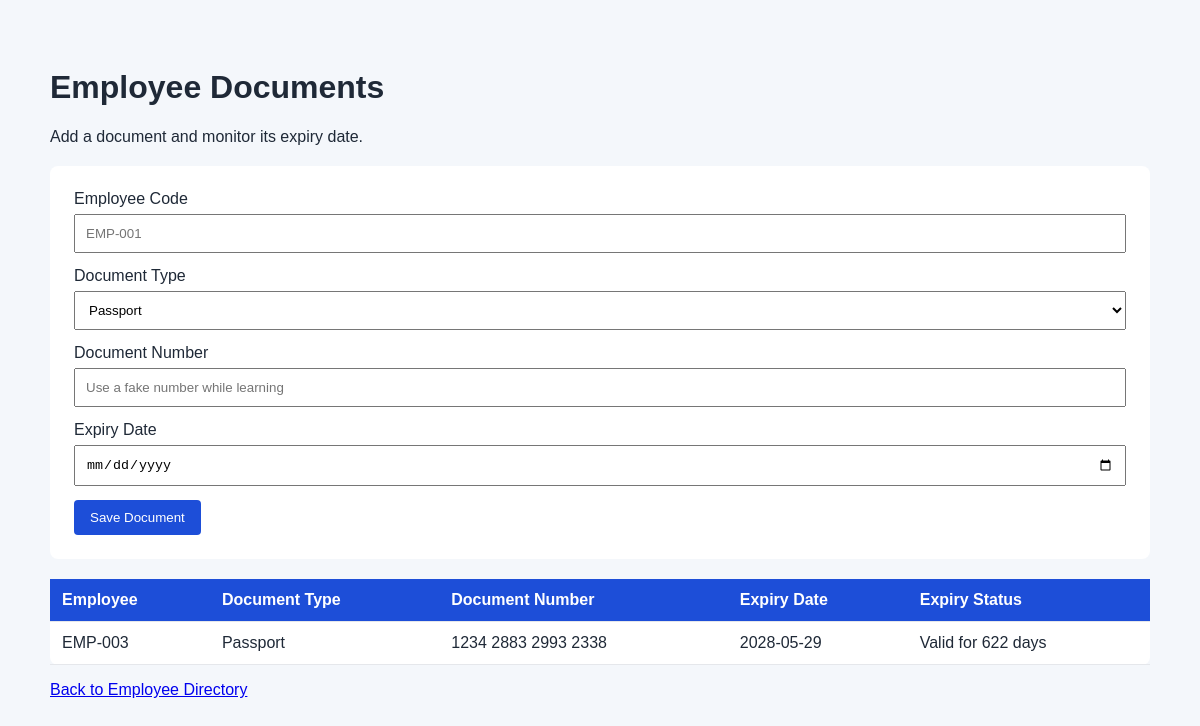
Screenshot of /documents with the database file from the repository.
### main.py (models this page shows)
class EmployeeDocumentDatabase(Base):
    __tablename__ = "employee_documents"
    id = Column(Integer, primary_key=True)
    employee_code = Column(String, nullable=False)
    document_type = Column(String, nullable=False)
    document_number = Column(String, nullable=False)
    expiry_date = Column(Date, nullable=False)

### main.py (the view)
@app.get("/documents", response_class=HTMLResponse)
def documents_page(request: Request):
    database = SessionLocal()
    documents = database.query(EmployeeDocumentDatabase).order_by(
        EmployeeDocumentDatabase.expiry_date
    ).all()
    today = date.today()
    for document in documents:
        document.days_remaining = (document.expiry_date - today).days
    database.close()
    return templates.TemplateResponse(
        request=request,
        name="documents.html",
        context={"documents": documents}
    )

### templates/documents.html (shortened to what this page needs)
<!DOCTYPE html>
<html>
<head>
</head>
<body>
    <div class="container">
        <h1>Employee Documents</h1>
        <p>Add a document and monitor its expiry date.</p>
        <form action="/documents" method="post">
            <label>Employee Code</label>
            <input name="employee_code" placeholder="EMP-001" required>
            <label>Document Type</label>
            <select name="document_type" required>
                <option value="Passport">Passport</option>
            </select>
            <label>Document Number</label>
            <input name="document_number" placeholder="Use a fake number while learning" required>
            <label>Expiry Date</label>
            <input name="expiry_date" type="date" required>
            <button type="submit">Save Document</button>
        </form>
        <table>
            <tr>
                <th>Employee</th>
                <th>Document Type</th>
                <th>Document Number</th>
                <th>Expiry Date</th>
                <th>Expiry Status</th>
            </tr>
            {% for document in documents %}
            <tr>
                <td>{{ document.employee_code }}</td>
                <td>{{ document.document_type }}</td>
                <td>{{ document.document_number }}</td>
                <td>{{ document.expiry_date }}</td>
                <td>
                    {% if document.days_remaining < 0 %}
                    <span class="urgent">Expired</span>
                    {% elif document.days_remaining <= 30 %}
                    <span class="urgent">Expires in {{ document.days_remaining }} days</span>
                    {% elif document.days_remaining <= 90 %}
                    <span class="warning">Expires in {{ document.days_remaining }} days</span>
                    {% else %}
                    Valid for {{ document.days_remaining }} days
                    {% endif %}
                </td>
            </tr>
            {% endfor %}
        </table>
        <p><a href="/">Back to Employee Directory</a></p>
    </div>
</body>
</html>

### templates/documents.html (style rules this page uses)
body { font-family: Arial, sans-serif; background: #f4f7fb; padding: 40px; color: #1f2937; }
.container { max-width: 1100px; margin: auto; }
form, table { background: white; padding: 24px; margin-top: 20px; border-radius: 8px; }
input, select { width: 100%; box-sizing: border-box; padding: 10px; margin: 6px 0 14px; }
button { background: #1d4ed8; color: white; border: 0; border-radius: 4px; padding: 10px 16px; cursor: pointer; }
table { width: 100%; border-collapse: collapse; box-sizing: border-box; }
th, td { padding: 12px; border-bottom: 1px solid #e5e7eb; text-align: left; }
th { background: #1d4ed8; color: white; }

### rows the page displays
EmployeeDocumentDatabase: employee_code "EMP-003", document_type "Passport", document_number "1234 2883 2993 2338", expiry_date "2028-05-29", days_remaining "622"
